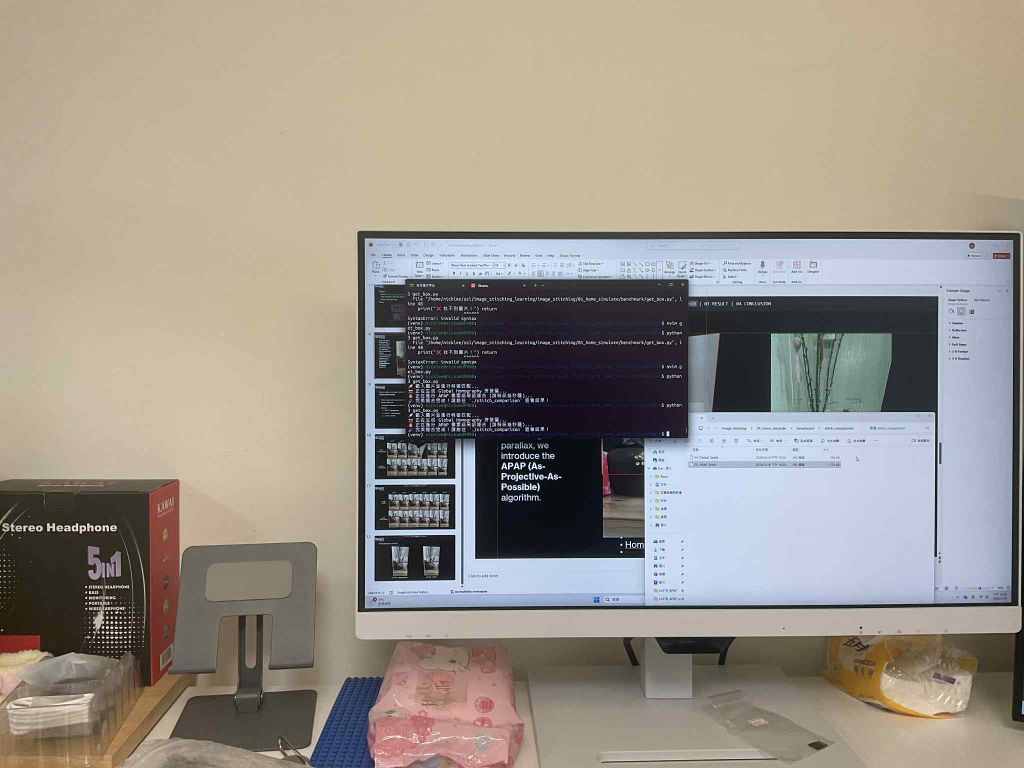
#> input picture image_stitching/01_home_simulate/benchmark/40.jpg, 2048 x 1536 px, found by its file name (shown at 1/2 size)
$ python 05_SIFT_LoFTR.py
#> lines starting #> are read from the running program, lines starting #| are printed output that depends on the picture
import cv2
import numpy as np
import random
import matplotlib.pyplot as plt
from tqdm import tqdm

plt.rcParams['figure.figsize'] = [15, 10]

# 1. Image Loading & Resizing
def read_and_resize(path, max_dim=800):
#> called with path = 'image/tv_desk/40.jpg', max_dim = 800
    img = cv2.imread(path)
#> img is the input picture: shape (1536, 2048, 3); mean B, G, R 136.4, 147.5, 154.8
    if img is None: raise FileNotFoundError(path)
    h, w = img.shape[:2]
#> h = 1536; w = 2048
    if max(h, w) > max_dim:
        scale = max_dim / max(h, w)
#> scale = 0.391
        img = cv2.resize(img, (int(w * scale), int(h * scale)))
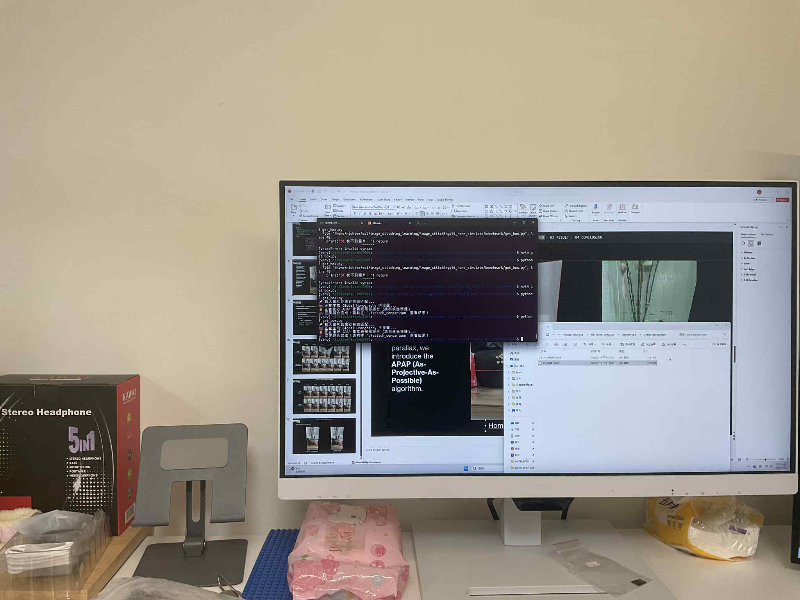
#> img: shape (600, 800, 3); mean B, G, R 136.3, 147.4, 154.7
    img_gray = cv2.cvtColor(img, cv2.COLOR_BGR2GRAY)
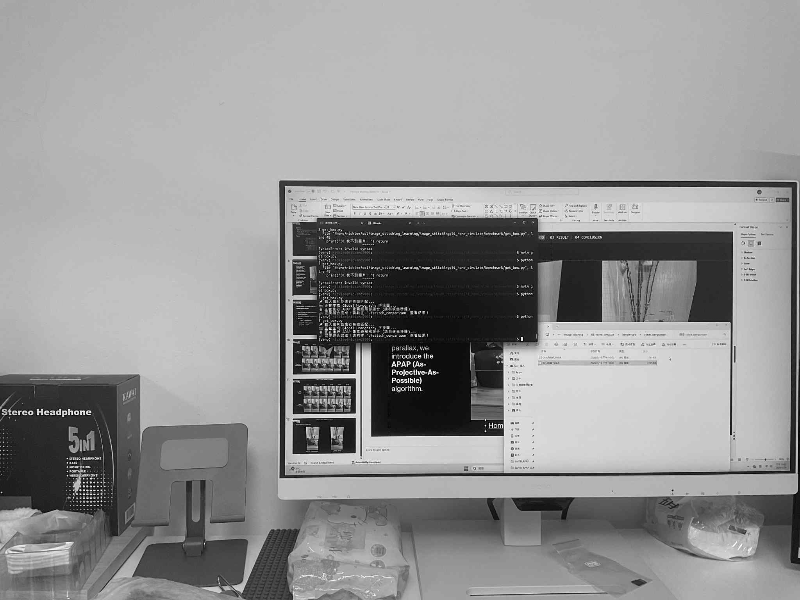
#> img_gray: shape (600, 800); min 0, max 254, mean 148.2
    img_rgb = cv2.cvtColor(img, cv2.COLOR_BGR2RGB)
    return img_gray, img_rgb

left_gray, left_rgb = read_and_resize('image/tv_desk/40.jpg')
right_gray, right_rgb = read_and_resize('image/tv_desk/45.jpg')
#> call 2 of read_and_resize, with path = 'image/tv_desk/45.jpg', max_dim = 800
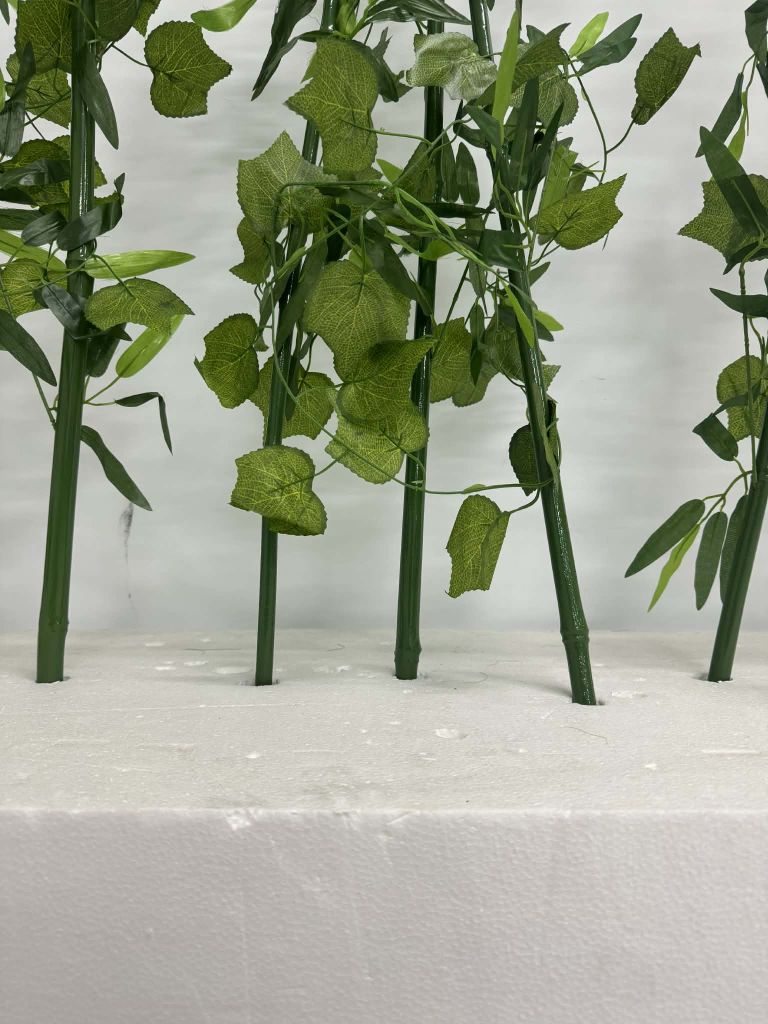
#> input picture image_stitching/02_ssl_simulate/images/45.jpg, 1536 x 2048 px, found by its file name (shown at 1/2 size)
#> in read_and_resize, img is the input picture: shape (2048, 1536, 3); mean B, G, R 141.1, 160.3, 155.2
#> in read_and_resize (call 2), `img = cv2.resize(img, (int(w * scale), int(h * scale)))`:
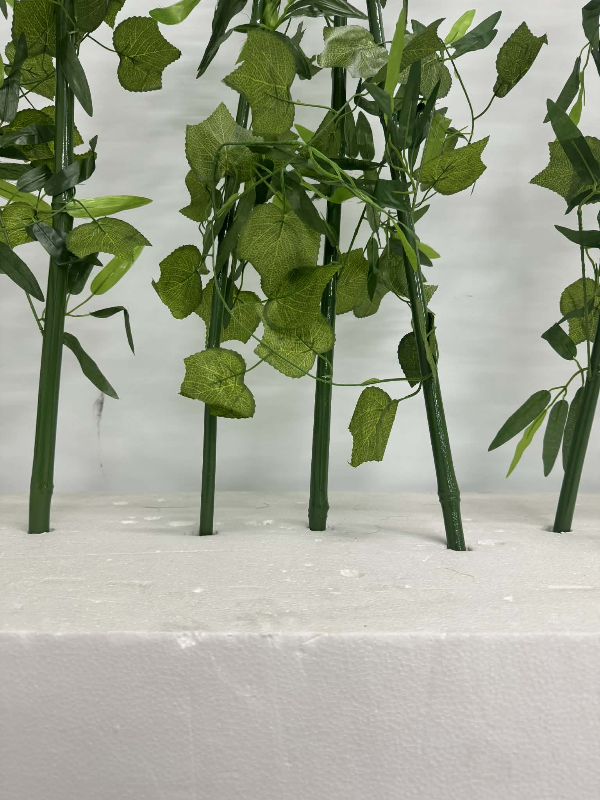
#> img: shape (800, 600, 3); mean B, G, R 141, 160.2, 155.1
#> in read_and_resize (call 2), `img_gray = cv2.cvtColor(img, cv2.COLOR_BGR2GRAY)`:
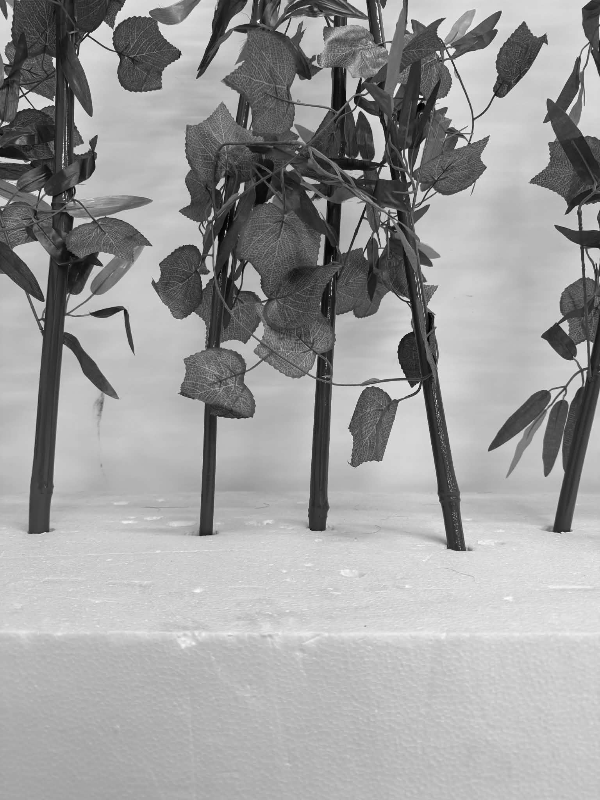
#> img_gray: shape (800, 600); min 2, max 254, mean 156.5

# 2. SIFT & Aggressive Matching
try:
    sift = cv2.SIFT_create(nfeatures=5000)
except AttributeError:
    sift = cv2.xfeatures2d.SIFT_create(nfeatures=5000)

kp_l, des_l = sift.detectAndCompute(left_gray, None)
#> kp_l = 896 keypoints; strongest (x, y, size): (431, 356, 2.2), (422, 364, 2), (366, 302, 2), (416, 268, 2)
kp_r, des_r = sift.detectAndCompute(right_gray, None)
#> kp_r = 1476 keypoints; strongest (x, y, size): (258, 21, 2), (29, 162, 1.8), (54, 60, 3.2), (385, 173, 8.2)

bf = cv2.BFMatcher()
matches = bf.knnMatch(des_l, des_r, k=2)
#> matches = 896 matches

# Using 0.8 instead of 0.5 to force more matches for the 40-to-50 gap
good_matches = []
for m, n in matches:
    if m.distance < 0.8 * n.distance:
        good_matches.append(list(kp_l[m.queryIdx].pt + kp_r[m.trainIdx].pt))
#> after the loop, good_matches = 25 items, first 6: [52.63, 412.5, 548.7, 410.6], [52.63, 412.5, 548.7, 410.6], [63.38, 372.1, 576.4, 504.1], [63.61, 565.7, 309.6, 131.6], [71.73, 484.3, 191.9, 202.5], [155.5, 527.6, 307.9, 385.9]
matches_arr = np.array(good_matches)
#> matches_arr = 25 rows, first 6: [52.63, 412.5, 548.7, 410.6], [52.63, 412.5, 548.7, 410.6], [63.38, 372.1, 576.4, 504.1], [63.61, 565.7, 309.6, 131.6], [71.73, 484.3, 191.9, 202.5], [155.5, 527.6, 307.9, 385.9]

print(f"SIFT found {len(matches_arr)} candidate matches.")
#| SIFT found 25 candidate matches.

# 3. Global RANSAC (Required for the baseline boundary and APAP filtering)
def homography(pairs):
    rows = []
    for i in range(pairs.shape[0]):
        p1 = np.append(pairs[i][0:2], 1)
        p2 = np.append(pairs[i][2:4], 1)
        rows.append([0, 0, 0, p1[0], p1[1], p1[2], -p2[1]*p1[0], -p2[1]*p1[1], -p2[1]*p1[2]])
        rows.append([p1[0], p1[1], p1[2], 0, 0, 0, -p2[0]*p1[0], -p2[0]*p1[1], -p2[0]*p1[2]])
    _, _, V = np.linalg.svd(np.array(rows))
    H = V[-1].reshape(3, 3)
    return H / H[2, 2]

def get_error(points, H):
    num_points = len(points)
    p1 = np.concatenate((points[:, 0:2], np.ones((num_points, 1))), axis=1)
    p2 = points[:, 2:4]
    est_p2_unnorm = np.dot(H, p1.T).T
    est_p2 = est_p2_unnorm[:, 0:2] / est_p2_unnorm[:, 2:3]
    return np.linalg.norm(p2 - est_p2, axis=1) ** 2

best_inliers = []
best_global_H = np.eye(3)
max_inliers = 0

for _ in range(2000):
    idx = random.sample(range(len(matches_arr)), 4)
    H = homography(matches_arr[idx])
    if np.linalg.matrix_rank(H) < 3: continue

    errors = get_error(matches_arr, H)
    inliers = matches_arr[np.where(errors < 5.0)[0]]
    if len(inliers) > max_inliers:
        max_inliers = len(inliers)
        best_inliers = inliers
        best_global_H = H
#> this loop made 2000 passes
#> (idx, max_inliers) on passes 1, 25: ([12, 24, 13, 1], 5), ([6, 5, 1, 19], 6)
#> idx on passes 2 to 7: [8, 16, 15, 12], [9, 15, 11, 18], [6, 16, 4, 9], [4, 24, 3, 19], [8, 17, 22, 19], [4, 9, 3, 23]
#> after the loop, best_inliers = [[52.63, 412.5, 548.7, 410.6], [52.63, 412.5, 548.7, 410.6], [155.5, 527.6, 307.9, 385.9], [242.4, 519.8, 316.9, 519.1], [555.5, 362.9, 409.1, 395.8], [585, 362.8, 405.5, 397.4]]; max_inliers = 6

print(f"RANSAC found {len(best_inliers)} Inliers for APAP.")
#| RANSAC found 6 Inliers for APAP.

# 4. APAP (Moving DLT) Mesh Warping
def apap_stitch(left_img, right_img, inliers, global_H):
    if len(inliers) < 10:
        print("Not enough inliers for APAP mesh. Aborting.")
        return None

    h_l, w_l = left_img.shape[:2]
    h_r, w_r = right_img.shape[:2]

    # Calculate bounding box using Global H
    corners = np.float32([[0,0], [0,h_l], [w_l,h_l], [w_l,0]]).reshape(-1,1,2)
    warped_corners = cv2.perspectiveTransform(corners, global_H)
    all_corners = np.concatenate((warped_corners, np.float32([[0,0], [0,h_r], [w_r,h_r], [w_r,0]]).reshape(-1,1,2)), axis=0)

    x_min, y_min = np.int32(all_corners.min(axis=0).ravel() - 0.5)
    x_max, y_max = np.int32(all_corners.max(axis=0).ravel() + 0.5)

    T = np.array([[1, 0, -x_min], [0, 1, -y_min], [0, 0, 1]], dtype=np.float32)
    out_w, out_h = x_max - x_min, y_max - y_min

    # --- APAP Mesh Setup ---
    GRID_SIZE = 25 # Calculate local H every 25 pixels
    grid_x = np.arange(0, out_w, GRID_SIZE)
    grid_y = np.arange(0, out_h, GRID_SIZE)

    map_x = np.zeros((len(grid_y), len(grid_x)), dtype=np.float32)
    map_y = np.zeros((len(grid_y), len(grid_x)), dtype=np.float32)

    src_pts = inliers[:, 0:2]
    dst_pts = inliers[:, 2:4]

    # Pre-build A matrix base
    N = len(inliers)
    A = np.zeros((2*N, 9))
    for i in range(N):
        u, v = src_pts[i]
        u_, v_ = dst_pts[i]
        A[2*i] = [-u, -v, -1, 0, 0, 0, u*u_, v*u_, u_]
        A[2*i+1] = [0, 0, 0, -u, -v, -1, u*v_, v*v_, v_]

    sigma, gamma = 8.5, 0.01

    print("Calculating APAP Mesh...")
    for i, gy in enumerate(tqdm(grid_y)):
        for j, gx in enumerate(grid_x):
            target_pt = np.array([gx + x_min, gy + y_min])

            # Distance-based Gaussian Weights
            dists = np.sum((dst_pts - target_pt)**2, axis=1)
            weights = np.maximum(np.exp(-dists / (sigma**2)), gamma)

            # Apply weights and solve SVD
            WA = A * np.repeat(weights, 2)[:, np.newaxis]
            _, _, V = np.linalg.svd(WA)
            local_H = V[-1].reshape(3, 3)

            # Inverse map to find source pixel for cv2.remap
            local_H_inv = np.linalg.inv(local_H)
            src_pt = np.dot(local_H_inv, [target_pt[0], target_pt[1], 1.0])
            src_pt /= src_pt[2]

            map_x[i, j] = src_pt[0]
            map_y[i, j] = src_pt[1]

    # Interpolate maps to full resolution
    map_x_full = cv2.resize(map_x, (out_w, out_h), interpolation=cv2.INTER_LINEAR)
    map_y_full = cv2.resize(map_y, (out_w, out_h), interpolation=cv2.INTER_LINEAR)

    # Mesh Warp Left Image, standard Warp Right Image
    warped_left = cv2.remap(left_rgb, map_x_full, map_y_full, cv2.INTER_LINEAR)
    warped_right = cv2.warpPerspective(right_rgb, T, (out_w, out_h))

    # Basic overlapping blend
    mask_l = np.any(warped_left > 0, axis=-1)
    mask_r = np.any(warped_right > 0, axis=-1)

    result = warped_left.copy()
    result[mask_r & ~mask_l] = warped_right[mask_r & ~mask_l]
    overlap = mask_l & mask_r
    result[overlap] = (warped_left[overlap].astype(int) + warped_right[overlap].astype(int)) // 2

    return result

# 5. Execute
apap_panorama = apap_stitch(left_rgb, right_rgb, best_inliers, best_global_H)

if apap_panorama is not None:
    plt.imshow(apap_panorama)
    plt.axis('off')
    plt.title("SIFT + APAP (Mesh Warping)")
    plt.show()
